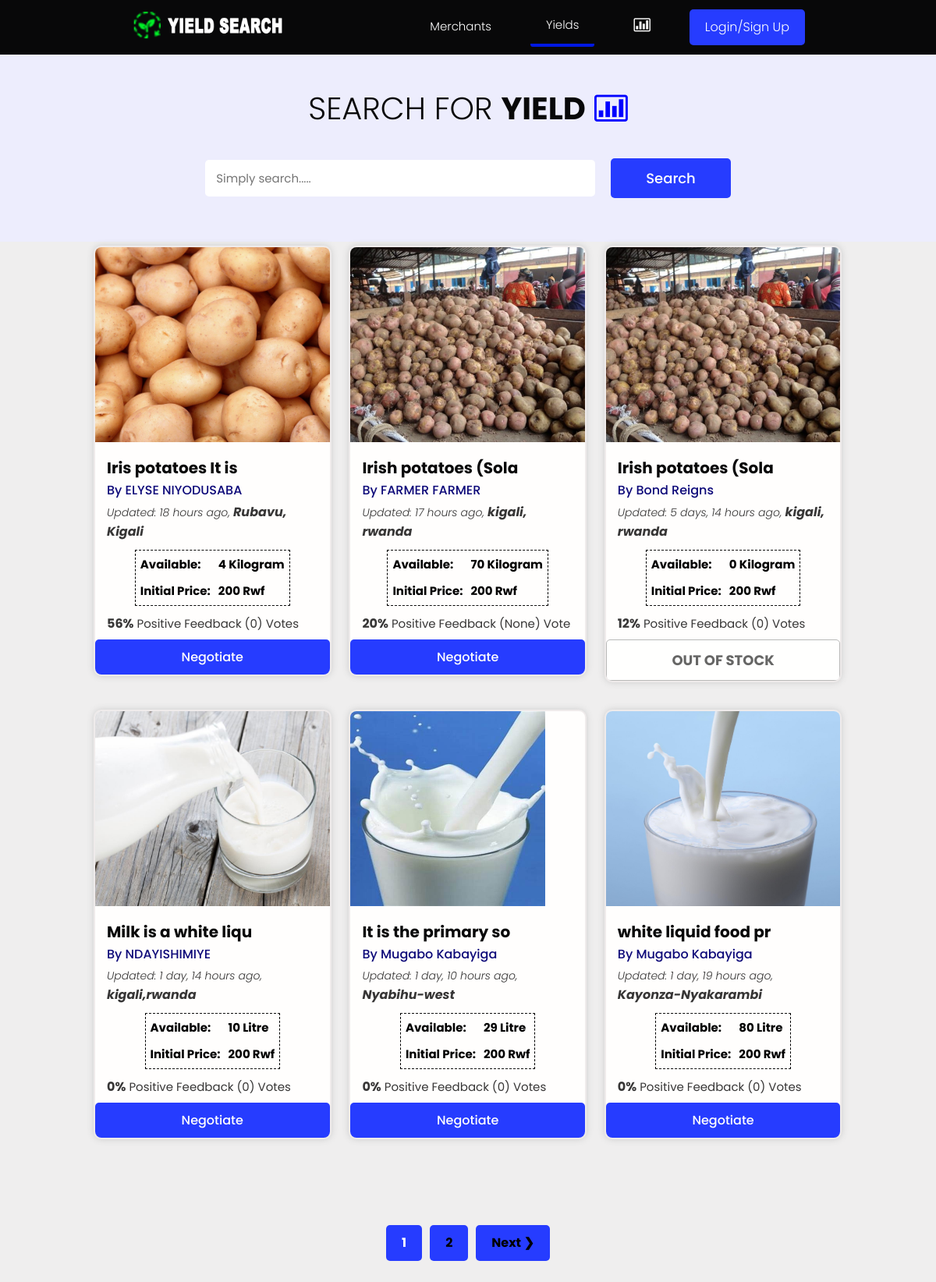
Before: /products/ with the older database file.
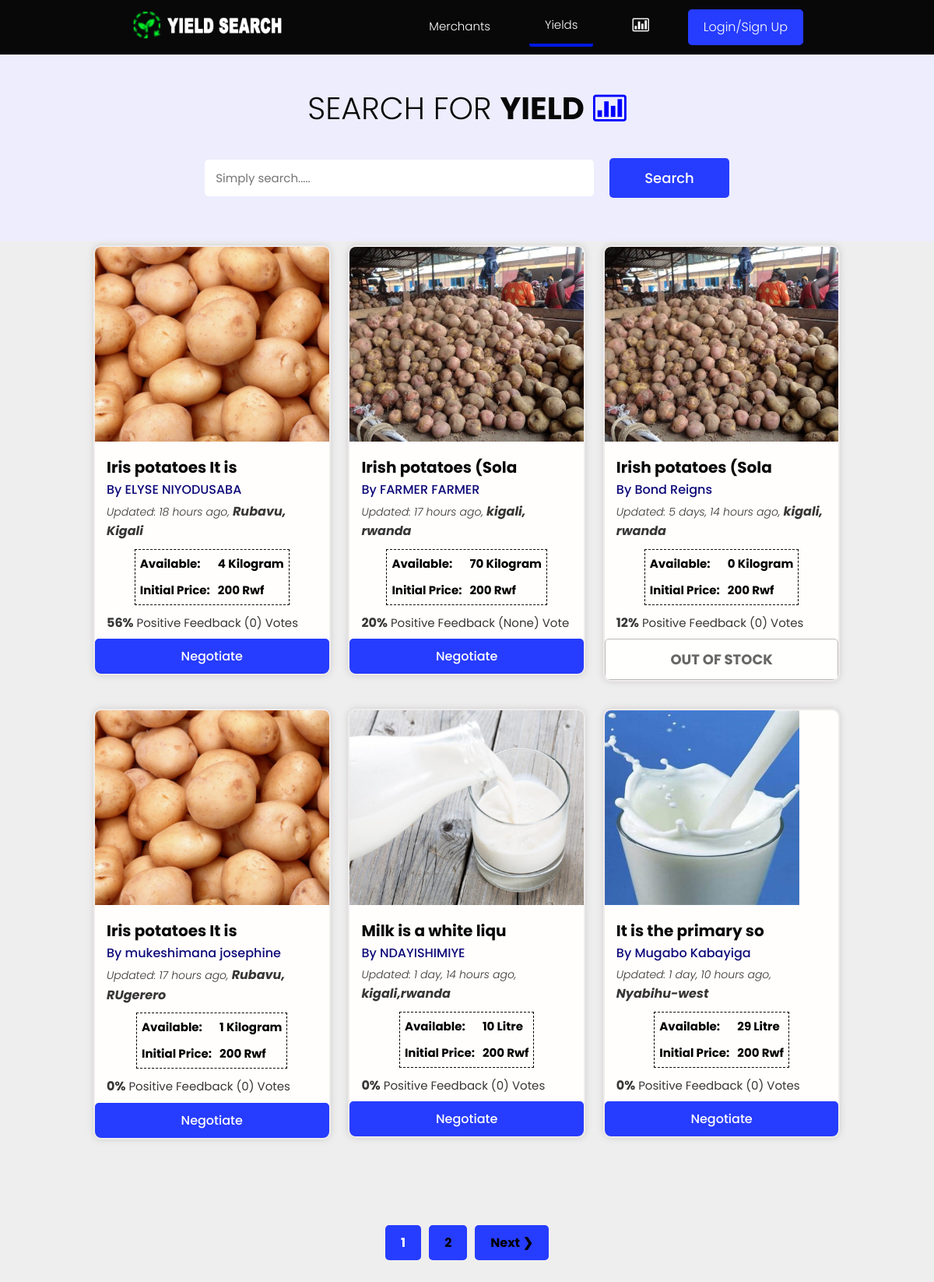
After: the same page with the newer database file.
### products/models.py (models this page shows, shortened)
class Product(models.Model):
    owner = models.ForeignKey(Profile, null=True, blank=True, on_delete=models.CASCADE, related_name='owner')
    name = models.ForeignKey('SingleProduct', default=uuid.uuid4, on_delete=models.CASCADE, null=True, related_name = 'product')
    description = models.TextField(null=True, blank=True)
    featured_image = models.ImageField(null=True, blank=True, default="default.jpg")
    quantity = models.PositiveIntegerField(null=True, blank=True, default=0)
    location = models.CharField(max_length=100, null=True, blank=True)
    payments = models.ManyToManyField('Payment', blank=True, default="In Hand")
    instock = models.BooleanField(blank=True, null=True, default=True)
    vote_total = models.IntegerField(default=0, null=True, blank=True)
    vote_ratio = models.IntegerField(default=0, null=True, blank=True)
    updated = models.DateTimeField(auto_now=True)
    created = models.DateTimeField(auto_now_add=True)
    id = models.UUIDField(default=uuid.uuid4, unique=True,primary_key=True, editable=True)
    class Meta:
        ordering = ['-vote_ratio', '-vote_total', '-created']
    @property
    def imageURL(self):
        try:
            url = self.featured_image.url
        except:
            url = ''
        return url

class SingleProduct(models.Model):
    name = models.CharField(max_length=200, null=True, blank=True, default="Ibirayi")
    price = models.PositiveIntegerField(null=True, blank=True, default=0)
    unity = models.CharField(max_length=200, null=True, blank=True, default="Kilogram")
    created = models.DateTimeField(auto_now_add=True)
    updated = models.DateTimeField(auto_now=True)
    id = models.UUIDField(default=uuid.uuid4, unique=True,
                          primary_key=True, editable=False)
    class Meta:
        verbose_name_plural = "Category"

### users/models.py (models this page shows, shortened)
class Profile(models.Model):
    user = models.OneToOneField(
        User, on_delete=models.CASCADE, null=True, blank=True, related_name="profile")
    name = models.CharField(max_length=200, blank=True, null=True)
    email = models.EmailField(max_length=500, blank=True, null=True)
    username = models.CharField(max_length=200, blank=True, null=True)
    born = models.DateField(max_length=200, null=True, verbose_name="Date of Birth")
    username = models.CharField(max_length=200, blank=True, null=True)
    location = models.CharField(max_length=200, blank=True, null=True)
    nid = models.CharField(max_length=16, blank=True, null=True)
    bio = models.TextField(blank=True, null=True)
    profile_image = models.ImageField(
        null=True, blank=True, upload_to='profiles/', default="profiles/user-default.png")
    account = models.CharField(max_length=200, blank=True, null=True)
    phone1 = models.CharField(blank=True,  max_length=13,  null=True, help_text='Example +2507XXXXXXXXXXX')
    phone2 = models.CharField(blank=True,  max_length=13, null=True, help_text='Example +2507XXXXXXXXXXX')
    created = models.DateTimeField(auto_now_add=True)
    updated = models.DateTimeField(auto_now=True)
    id = models.UUIDField(default=uuid.uuid4, unique=True,
                          primary_key=True, editable=False)
    class Meta:
        ordering = ['created']

### products/views.py (the view)
# urls.py: path('products/', include('products.urls')),
def products(request):
    if request.user.is_staff:
        return redirect('adminlog')
    if request.user.is_authenticated:
        check = request.user.profile
        if check.bio == None:
            messages.info(request, "Complete profile first!")
            return redirect('account')
        else:
            pass
    else:
        pass
    products, search_query = searchProducts(request)
    custom_range, products = paginateProducts(request, products, 6)
    context = {'products': products,
               'search_query': search_query, 'custom_range': custom_range}
    return render(request, 'products/products.html', context)

### products/utils.py (called while the page is built)
def paginateProducts(request, products, results):
    page = request.GET.get('page')
    paginator = Paginator(products, results)
    try:
        products = paginator.page(page)
    except PageNotAnInteger:
        page = 1
        products = paginator.page(page)
    except EmptyPage:
        page = paginator.num_pages
        products = paginator.page(page)
    leftIndex = (int(page) - 4)
    if leftIndex < 1:
        leftIndex = 1
    rightIndex = (int(page) + 5)
    if rightIndex > paginator.num_pages:
        rightIndex = paginator.num_pages + 1
    custom_range = range(leftIndex, rightIndex)
    return custom_range, products

### products/templates/products/products.html (shortened to what this page needs)
{% extends 'main.html' %}
{% block content %}
{% load humanize %}
<main class="products">
    <section class="hero-section text-center">
        <div class="container container--narrow">
            <div class="hero-section__box">
                <h2>Search for <span>Yield</span> <span onclick = "window.location.href='{% url 'trend' %}'; return false;" title="view Trend"><i class="fa icon-bar-chart" style="font-size: inherit; cursor:pointer; color:blue;"></i></span></h2>
            </div>
            <div class="hero-section__search">
                <form id='searchForm' class="form" action="{% url 'products' %}" method="get">
                    <div class="form__field">
                        <input class="input input--text white" id="formInput" type="text" name="search_query"
                            placeholder="Simply search....." value="{{search_query}}" />
                    </div>
                    <input class="btn btn--sub btn--lg" type="submit" value="Search" />
                </form>
            </div>
        </div>
    </section>
    {% include 'products/card.html' %}
    {% include 'pagination.html' with queryset=products custom_range=custom_range %}
</main>
{% endblock %}

### products/templates/products/card.html (shortened to what this page needs)
{% load humanize %}
    <section class="productsList">
        <div class="container" >
            <div class="grid grid--three" id="MyData">
                {% if products %}
                {% for product in products %}
                {% if not product.owner == request.user.id %}
                <div class="column" id="MyRow">
                    <div class="card product" id="Data">
                        <a href="{% url 'product' product.id %}" class="product">
                            <img class="product__thumbnail" src="{{product.imageURL}}" alt="Product thumbnail" /></a>
                            <div class="card__body">
                                <h3 class="product__title">{{product.description|slice:"20"}}</h3>
                                <p><a href="{% url 'user-profile' product.owner.id %}">By
                                        {{product.owner.name}}</a>
                                </p>
                                <span class="product__author"> Updated: {{product.updated|naturaltime }}, <span style="cursor:pointer;" onclick="window.location.href='https://www.google.com/maps/place/{{product.location}}/'"><b>{{product.location}} </b></span> </span>
                                <table class="table">
                                    <tr>
                                        <td>Available: </td>
                                        <td>{{product.quantity}} {{product.name.unity}}</td>
                                    </tr>
                                    <tr>
                                        <td>Initial Price: </td>
                                        <td>{{product.name.price}} Rwf</td>
                                    </tr>
                                </table
                                <p class="product--rating">
                                    <span style="font-weight: bold;">{{product.vote_ratio}}%</span> Positive
                                    Feedback ({{product.vote_total}}) Vote{{product.vote_total|pluralize:"s"}}
                                </div>
                                <div class="product__tags" id="{{product.id}}">
                                    {% if product.owner.username  == request.user.username %}
                                    <button class="btn btn--sub  buy">
                                        <small><a style="color:#fff;" href=" {% url 'account' %}">Your own</a></small>
                                        </button>
                                    {% elif product.quantity > 0 %}
                                    <button class="btn btn--sub  buy" style="cursor:pointer;" onclick="window.location.href='{% url 'checkout-product' product.id %}'">
                                        <small>Negotiate</small>
                                        </button>
                                    {% else %}
                                    <button class="btn btn--sub btn--lg buy" disabled><small>OUT OF STOCK</small></button>
                                    {% endif %}
                            </div>
                    </div>
                </div>
                {% else %}
                 <p id="no-data">No other products Yet</p>
                {% endif %}
                {% endfor %}
                {% else %}
                <p id="no-data">No Data yet</p>
                {% endif %}
            </div>
        </div>
    </section>

Changed rows visible on the page:
no longer on this page (row unchanged): Product: imageURL (picture), description "white liquid food pr", owner.name "Mugabo Kabayiga", updated "1 day, 19 hours ago", location "Kayonza-Nyakarambi", quantity "80", name.unity "Litre", name.price "200", vote_ratio "0", vote_total "0", shows "Negotiate"
now on this page (row edited): Product: imageURL (picture), description "Iris potatoes It is", owner.name "mukeshimana josephine", updated "17 hours ago", location "Rubavu, RUgerero", quantity "1", name.unity "Kilogram", name.price "200", vote_ratio "0", vote_total "0", shows "Negotiate"
